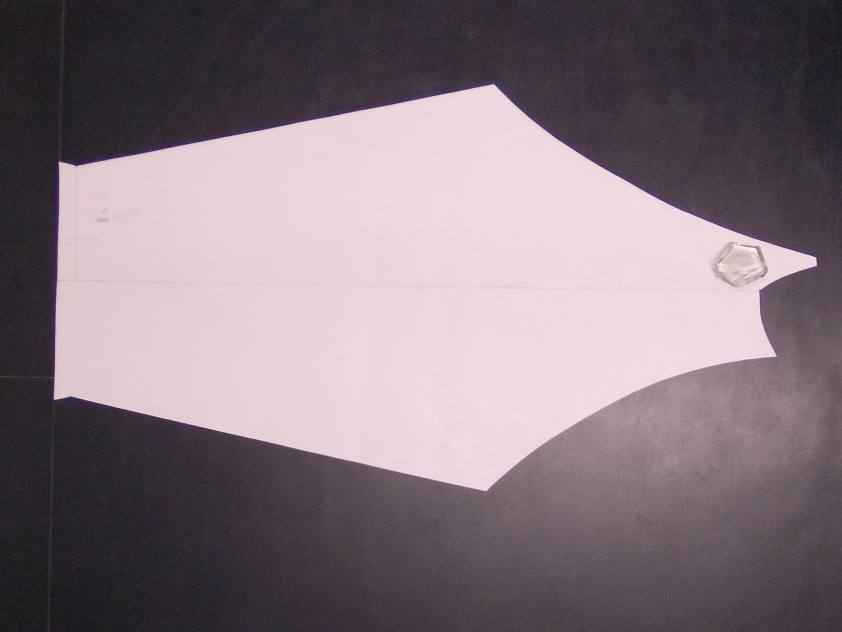
#> input picture Test1.jpg, 2524 x 1894 px, found by its file name (shown at 1/3 size)
$ python threshold.py
#> lines starting #> are read from the running program, lines starting #| are printed output that depends on the picture; after the words box and inside, x2 and y2 are one past the last pixel; in counts of white or black regions, pixels touching at a corner belong together
import cv2 as cv
import numpy as np

image=cv.imread("E:\python1\python\Test1.jpg")
#> image is the input picture: shape (1894, 2524, 3); mean B, G, R 124.9, 117.4, 132.3
def image_resize(image, width = None, height = None, inter = cv.INTER_AREA):
#> called with height = 700, inter = 3
    dim = None
    (h, w) = image.shape[:2]

    # if width is None and height is None:
    #     return image
    if width is None:
        r = height / float(h)
        dim = (int(w * r), height)

    else:
        r = width / float(w)
        dim = (width, int(h * r))

    resized = cv.resize(image , dim , interpolation = inter)
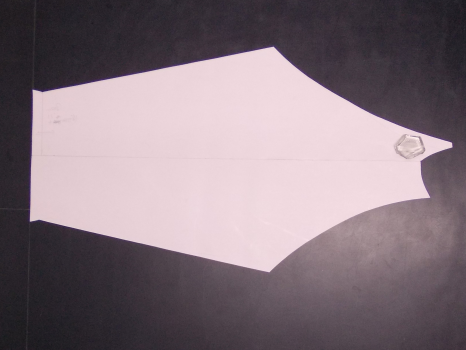
#> resized: shape (700, 932, 3) (shown at 1/2 size); mean B, G, R 124.9, 117.4, 132.3

    return resized

resized = image_resize(image, height = 700)

img = cv.cvtColor(resized,cv.COLOR_BGR2GRAY)

ret , thresh1 = cv.threshold(img,150,220,cv.THRESH_BINARY)
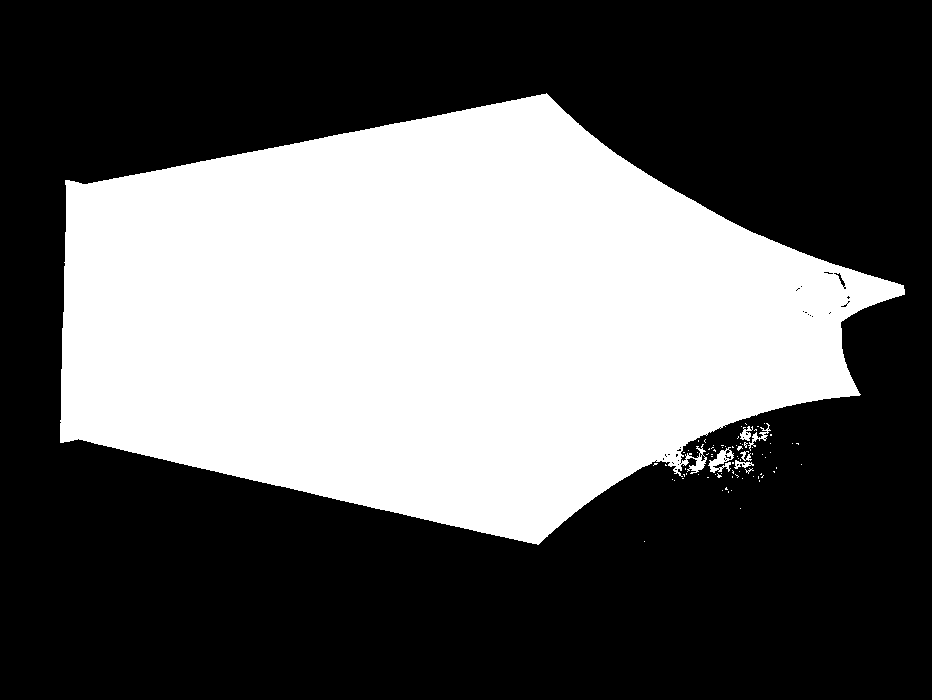
#> thresh1: shape (700, 932); values 0 (black) and 220 (white), 38.1% white; 79 white regions (73 under 20 px), largest, box (x1, y1, x2, y2) and area: (60, 93, 905, 545) 247376, (708, 447, 734, 473) 306, (748, 423, 771, 451) 142, (740, 426, 753, 441) 107, (734, 460, 754, 469) 83, (740, 451, 752, 461) 57
ret , thresh2 = cv.threshold(img,150,220,cv.THRESH_BINARY_INV)

ret,thresh3 = cv.threshold(img,150,220,cv.THRESH_TRUNC)
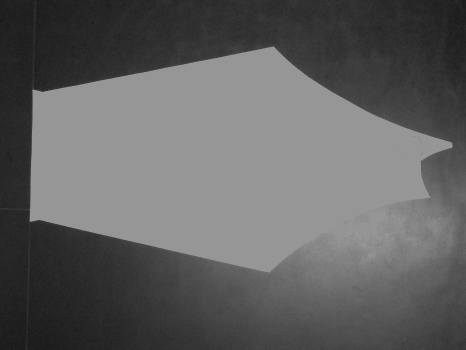
#> thresh3: shape (700, 932) (shown at 1/2 size); min 19, max 150, mean 96.6

ret,thresh4=cv.threshold(img,150,220,cv.THRESH_OTSU)
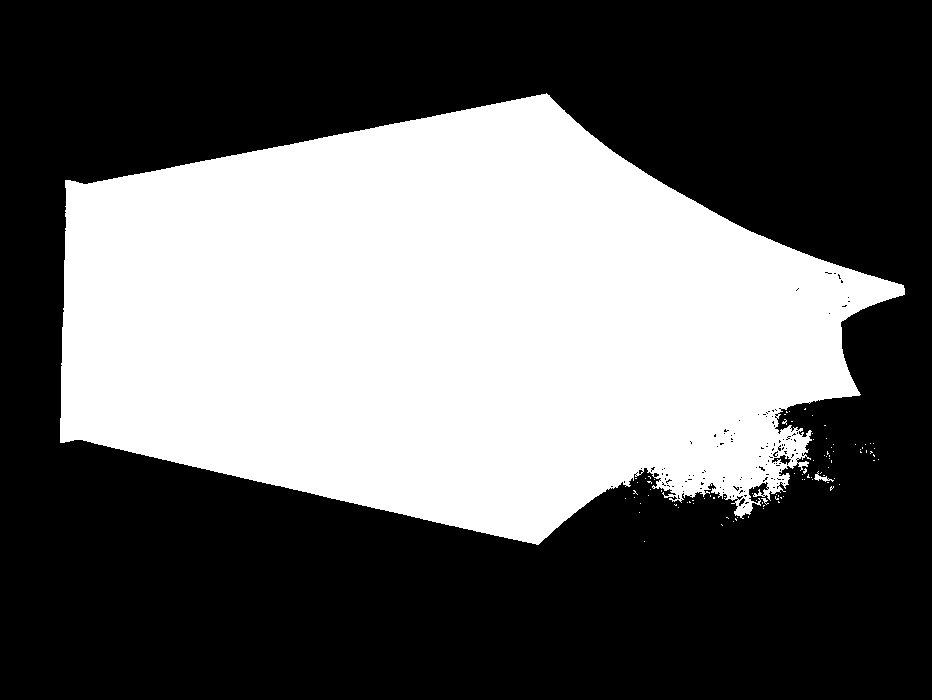
#> thresh4: shape (700, 932); values 0 (black) and 220 (white), 39.3% white; 94 white regions (91 under 20 px), largest, box (x1, y1, x2, y2) and area: (60, 93, 905, 545) 256067, (814, 471, 834, 482) 70, (761, 498, 769, 505) 21
#> ret = 139
ret,thresh5=cv.threshold(img,150,220,cv.THRESH_TRIANGLE)
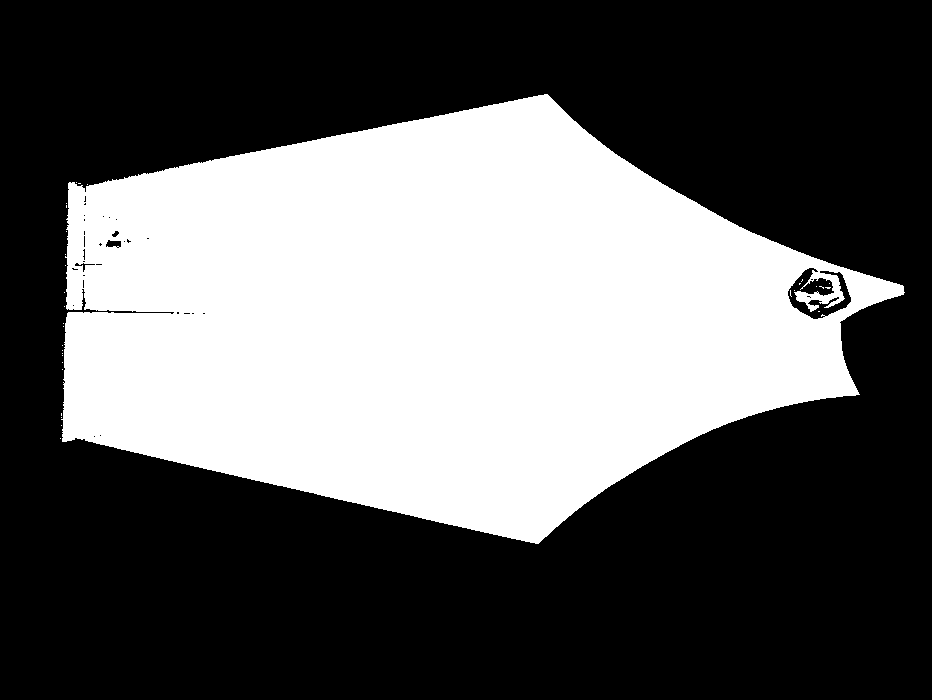
#> thresh5: shape (700, 932); values 0 (black) and 220 (white), 37.3% white; 32 white regions (31 under 20 px), largest, box (x1, y1, x2, y2) and area: (61, 94, 905, 544) 243115
#> ret = 203

cv.imshow("Thresh1",thresh1)
cv.waitKey(0)
cv.imshow("Thresh2",thresh2)
cv.waitKey(0)
cv.imshow("Thresh3",thresh3)
cv.waitKey(0)
cv.imshow("Thresh4",thresh4)
cv.imshow("Thresh5",thresh5)


cv.waitKey(0)
cv.destroyAllWindows()

$ run again, with Test3.jpg copied over Test1.jpg
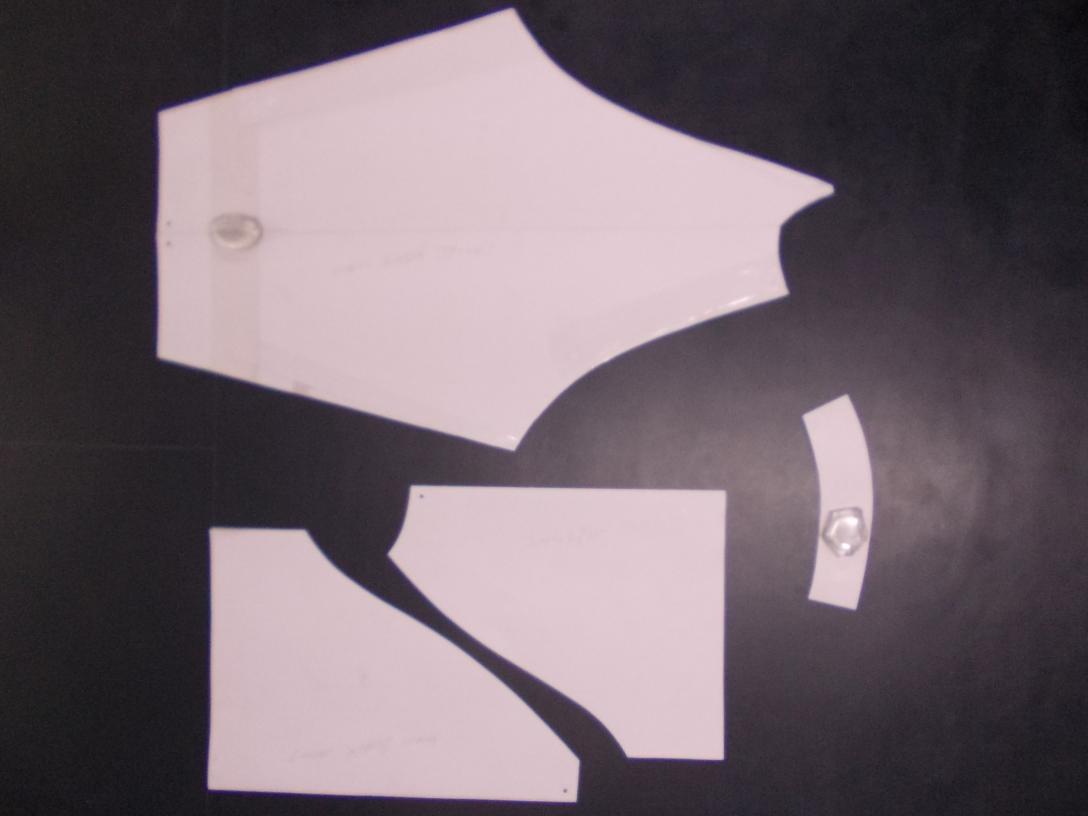
#> input picture Test3.jpg, 3264 x 2448 px, found by its file name (shown at 1/3 size)
#> image is the input picture: shape (2448, 3264, 3); mean B, G, R 110.2, 102.7, 115.9
#> `ret , thresh1 = cv.threshold(img,150,220,cv.THRESH_BINARY)`:
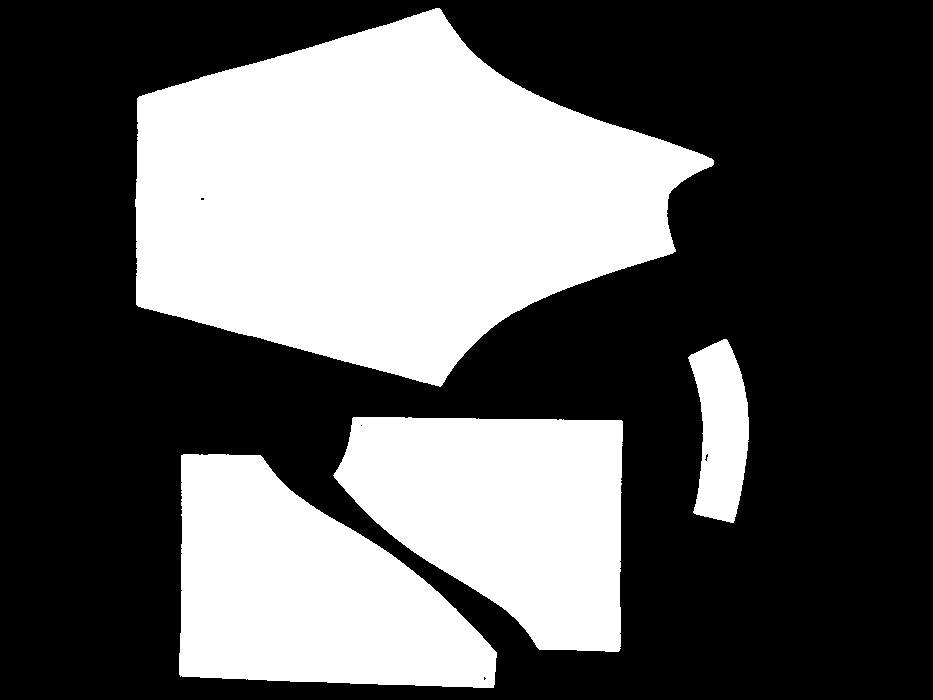
#> thresh1: shape (700, 933); values 0 (black) and 220 (white), 37.2% white; 4 white regions, box (x1, y1, x2, y2) and area: (135, 8, 714, 387) 137590, (179, 454, 497, 688) 49328, (333, 417, 623, 652) 48277, (688, 339, 749, 523) 7836
#> thresh4: shape (700, 933); values 0 (black) and 220 (white), 37.8% white; 33 white regions (27 under 20 px), largest, box (x1, y1, x2, y2) and area: (134, 7, 715, 387) 138625, (178, 453, 497, 688) 49756, (333, 412, 626, 652) 48897, (635, 338, 758, 523) 9699, (632, 411, 642, 418) 37, (680, 427, 687, 432) 21
#> `ret,thresh4=cv.threshold(img,150,220,cv.THRESH_OTSU)`: ret = 125
#> `ret,thresh5=cv.threshold(img,150,220,cv.THRESH_TRIANGLE)`:
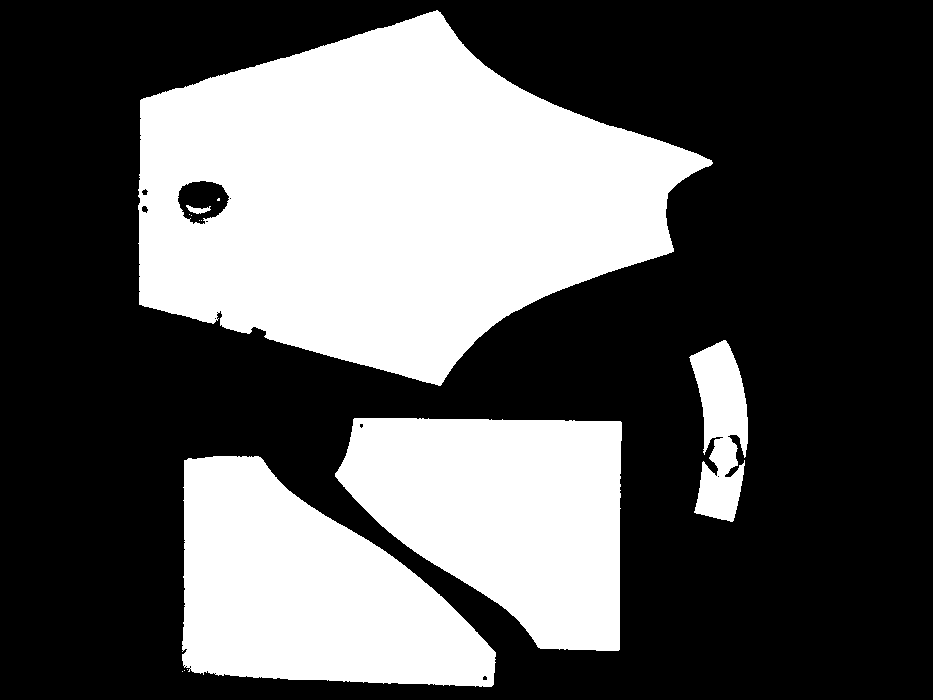
#> thresh5: shape (700, 933); values 0 (black) and 220 (white), 36% white; 13 white regions (8 under 20 px), largest, box (x1, y1, x2, y2) and area: (138, 10, 713, 386) 132983, (335, 418, 622, 651) 47454, (182, 456, 496, 687) 47430, (689, 340, 748, 522) 6888, (186, 205, 211, 214) 115
#> `ret,thresh5=cv.threshold(img,150,220,cv.THRESH_TRIANGLE)`: ret = 185
